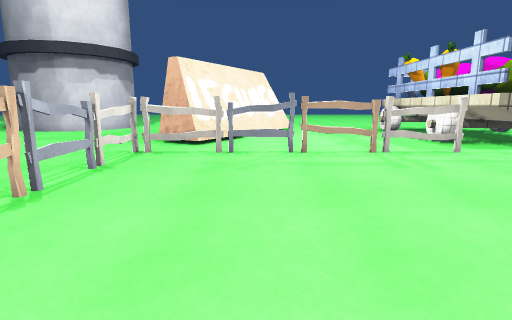
[1] (above)

24 first-person views from a walk through a 3-D level made in the Unity game engine. The camera is 1.3 m above the floor, tilts 10° down and sees 80° across. The floor is counted in squares, 1 m on a side. Each view is taken from the middle of a square. On the plan, view 1 faces up. The plan holds only what a view shows up to about 14 squares ahead; the rest is blank. The place goes on beyond the plan. The player is left out. Some surface patterns are stand-ins.

[2]
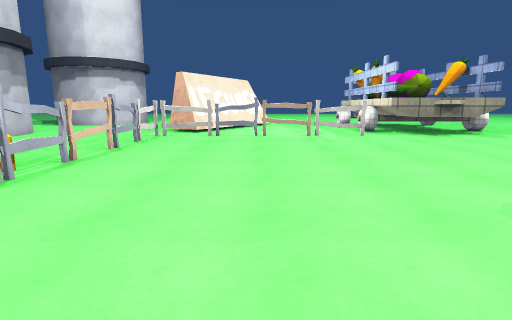

[3]
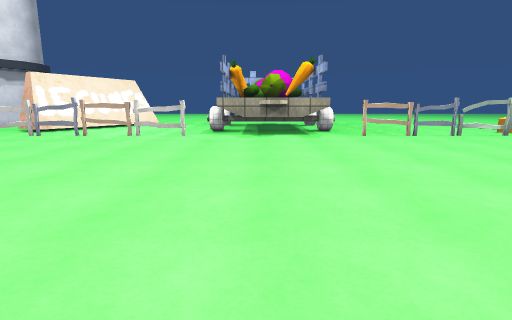

[4]
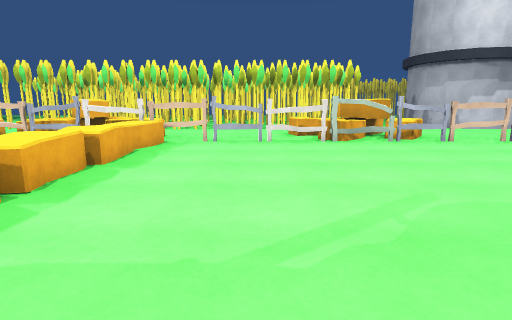

[5]
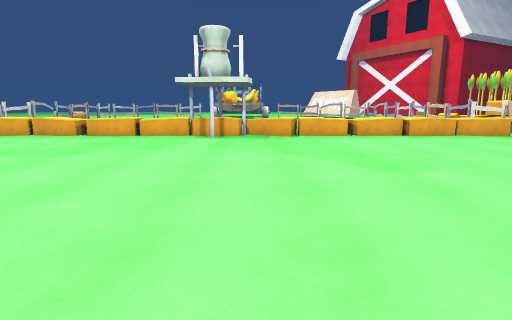

[6]
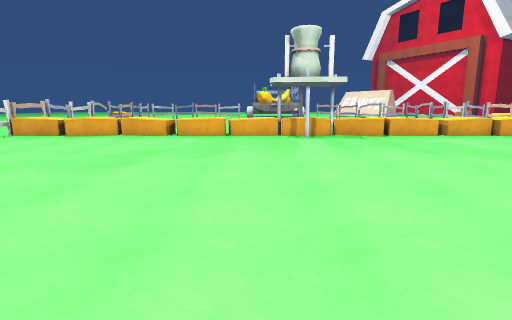

[7]
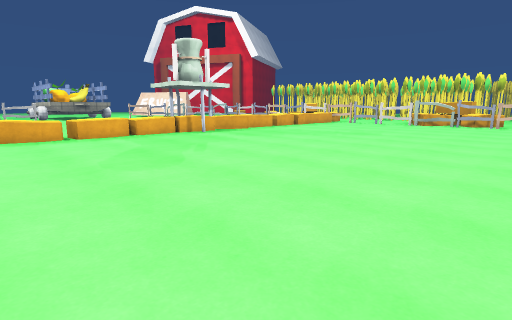

[8]
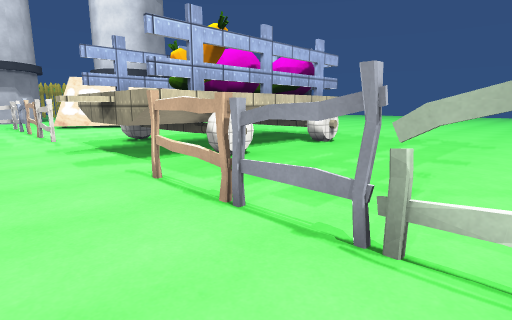

[9]
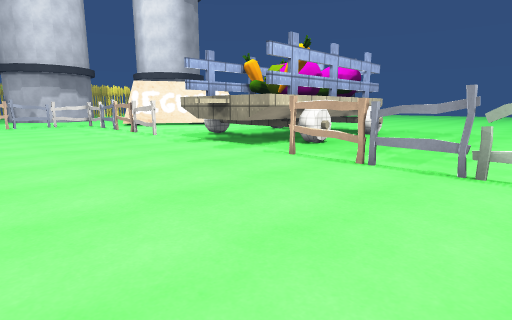

[10]
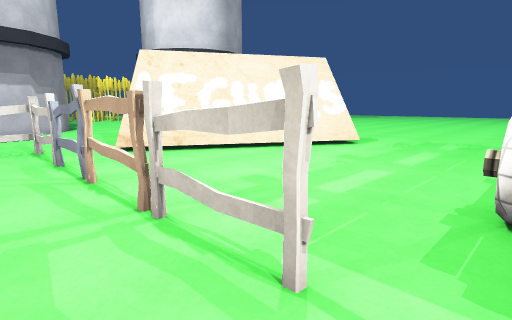

[11]
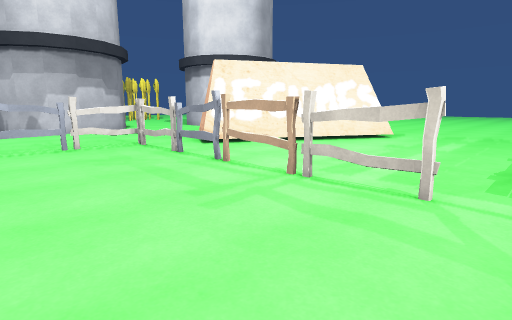

[12]
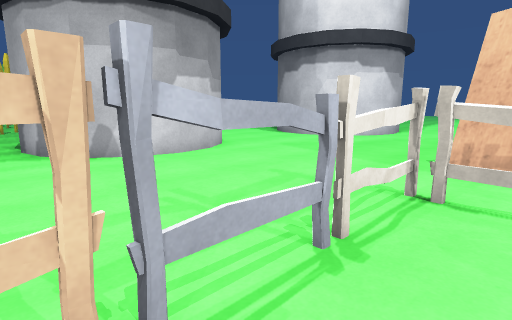

[13]
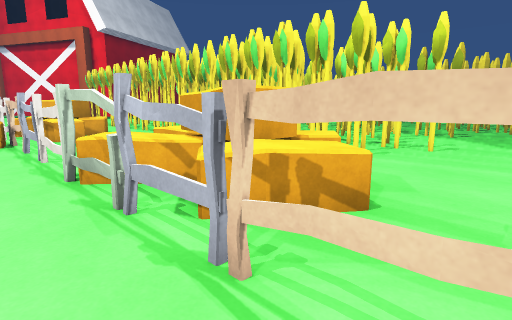

[14]
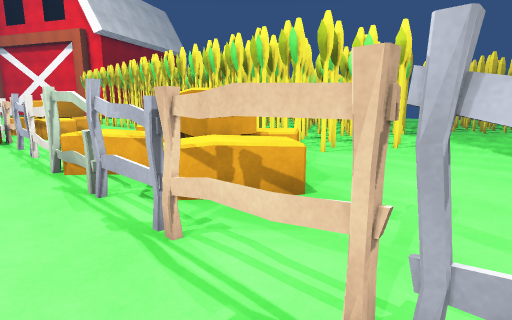

[15]
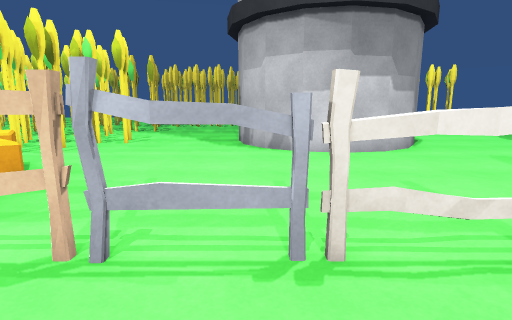

[16]
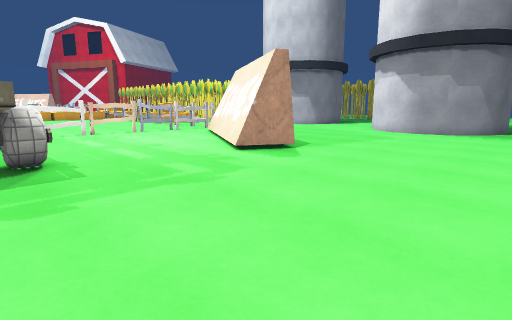

[17]
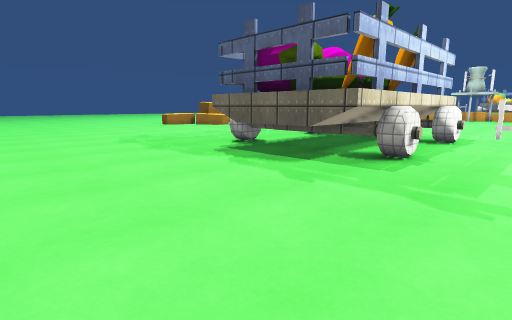

[18]
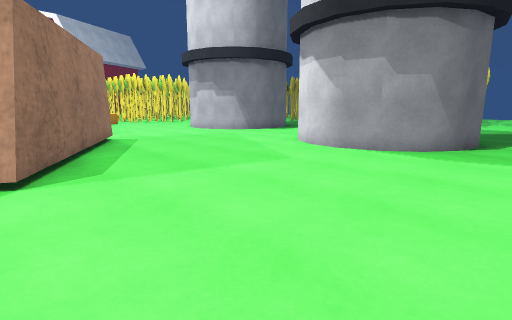

[19]
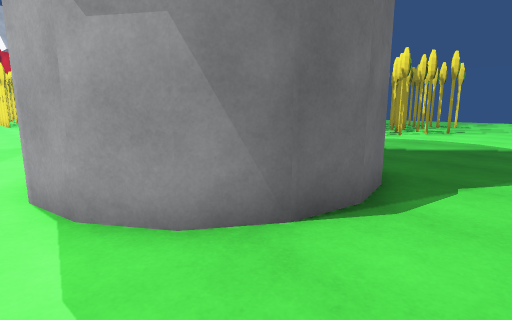

[20]
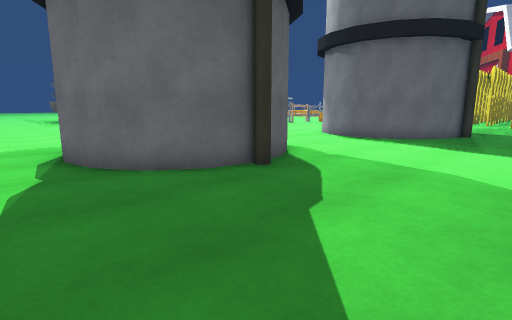

[21]
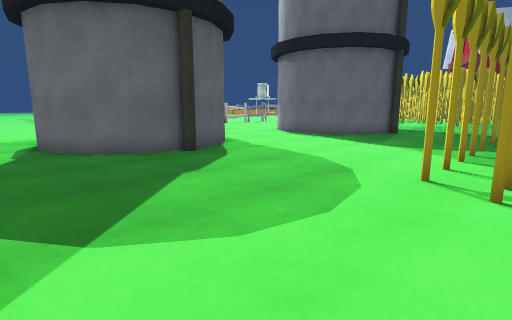

[22]
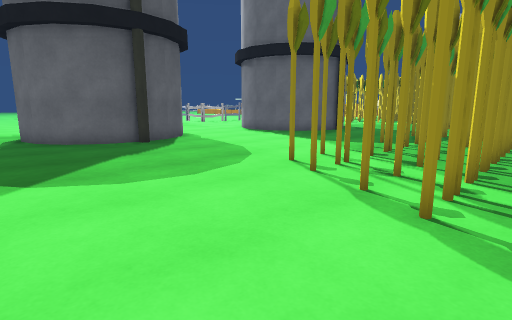

[23]
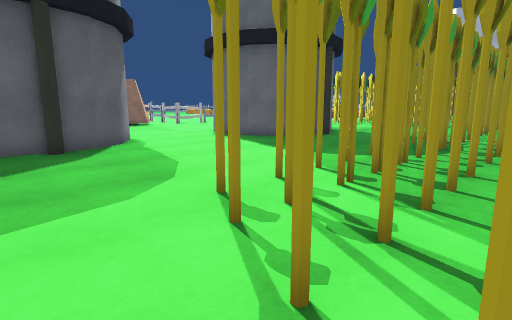

[24]
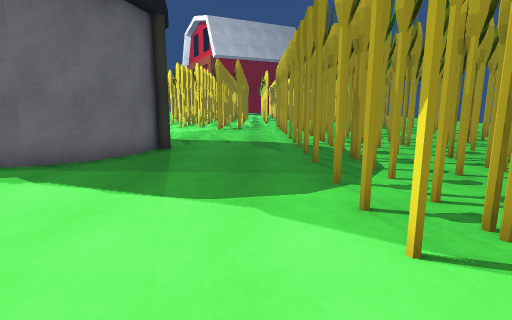

### Floor plan
Key: @ floor where view 1 was taken; # wall or solid block; x gap in a wall; . floor; = window, fence, low wall or low ledge; ^ raised ledge; T thing the floor can be seen under or through; O other object.
Columns run from 25 left of view 1 to 19 right of it. Each row starts with its distance up from view 1.
 24 . ............... . ..... ..........
 23  ............................................
 22 .............####............................
 21 ............##  ##...........................
 20 ...........##    #...........................
 19 .##........#     #...........................
 18 x##.##.....##    #.......OO......#####......
 17  .x.........##  ##.......OOO....######......
 16  ##..........### .......OOO.....######^.....
 15  #..##..................OOO.....##   #=.....
 14  #..##.................OOO......##   #......
 13  #....................OOO.......##   #......
 12  ##...................OOO.......##  ##^......
 11  ##.##....#####.......OO........#^^^^#^......
 10  ##.##...##   ##................#    #.......
  9  #..#....#     #.......Txxx#xTTT.^^^^^.TTTxTT
  8  ##.##...#     #......T......................
  7  ##.##....    ##......T......................
  6   ..##....  ###.......T......................
  5   #.x.................x......................
  4    .#.................T......................
  3     #.................T......................
  2       .............^^.T......................
  1       ......##....^#^^.......................
  0        ##...####.=^###...@...................
 -1         #. #.###   #^=.......................
 -2           ###  #   ^^^#.....................
 -3            #       ^ ##......................
 -4                      TT......................
 -5                    ..TT......................
 -6                    ..=T......................
 -7                    ..TT......................
 -8                    ..=T.........=..#.........
 -9                    =^T^^^^^^^^^^^^=^#^^^^^^^^

Positions as (right, up) in squares from view 1, and headings:
1: (0, 0), facing up
2: (1, -5), facing up
3: (9, -5), facing up
4: (8, -5), facing left
5: (8, 5), facing down
6: (12, 5), facing down
7: (19, 5), facing down-left
8: (19, 6), facing up-left
9: (19, 2), facing up-left
10: (7, 7), facing up-left
11: (7, 4), facing up-left
12: (-2, 4), facing up-left
13: (-2, 4), facing down-left
14: (-2, 5), facing down-left
15: (-1, 6), facing left
16: (8, 24), facing down-left
17: (4, 24), facing down-right
18: (1, 24), facing down-left
19: (-7, 24), facing down-left
20: (-19, 24), facing down-right
21: (-22, 24), facing down-right
22: (-25, 24), facing down-right
23: (-24, 21), facing down-right
24: (-19, 18), facing down
